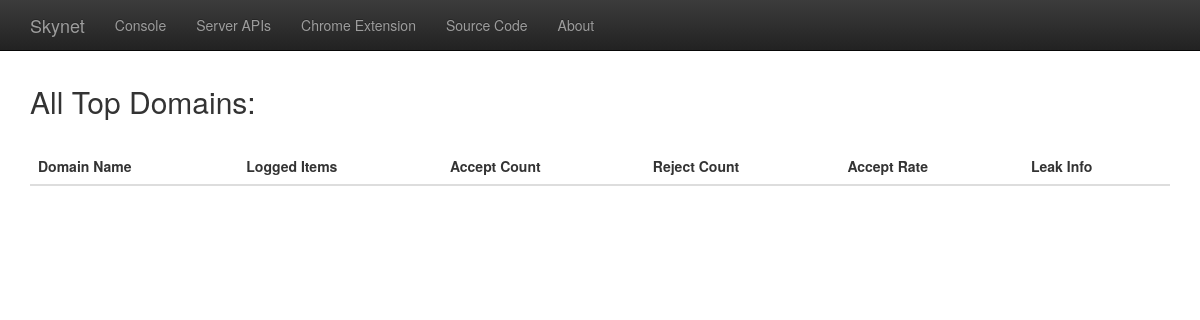
The app's page /, older data.
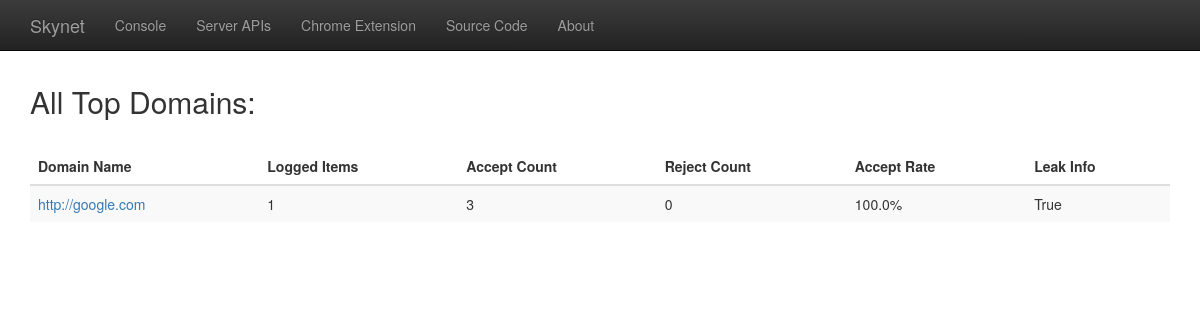
The same page, newer data.
### skynet/models.py (models this page shows, shortened)
class TopDomain(models.Model):
    domain_name = models.URLField()
    is_leak = models.BooleanField(default=False)
    accept_count = models.PositiveIntegerField(default=0)
    reject_count = models.PositiveIntegerField(default=0)

### skynet/views.py (the view)
# urls.py: url(r'^$', views.view_main),
def view_main(request):
    domain_set = TopDomain.objects.all()
    for item in domain_set:
        item.accept_rate = str(round(float(item.accept_count)/(item.accept_count+item.reject_count) * 100, 2))+'%'
        try:
            sub_page_set = FullRequest.objects.filter(top_domain=item)
        except FullRequest.DoesNotExist:
            sub_page_set = []
        item.request_log = str(len(sub_page_set))
    return render(request, 'terminator_view_main.html', {'domain': domain_set})

### templates/terminator_view_main.html (shortened to what this page needs)
{% extends "terminator_base_nav.html" %}
{% block body-except-nav %}
    <h2>All Top Domains:</h2>
    <div style="padding-top: 20px">
        <table id="domain-table" class="table table-striped table-hover sortable">
        <thead>
            <tr>
                <th>Domain Name</th>
                <th>Logged Items</th>
                <th>Accept Count</th>
                <th>Reject Count</th>
                <th>Accept Rate</th>
                <th>Leak Info</th>
            </tr>
        </thead>
        <tbody>
            {% for item in domain %}
                <tr>
                    <td>
                        <a href="/q/domain/{{ item.domain_name }}">{{ item.domain_name }}</a>
                    </td>
                    <td>
                        {{ item.request_log }}
                    </td>
                    <td>
                        {{ item.accept_count }}
                    </td>
                    <td>
                        {{ item.reject_count }}
                    </td>
                    <td>
                        {{ item.accept_rate }}
                    </td>
                    <td>
                        {{ item.is_leak }}
                    </td>
                </tr>
            {% endfor %}
        </tbody>
        </table>
    </div>
{% endblock %}

Row changes from the older to the newer data that the page shows:
added TopDomain: domain_name "http://google.com", request_log "1", accept_count "3", reject_count "0", accept_rate "100.0%", is_leak "True"
